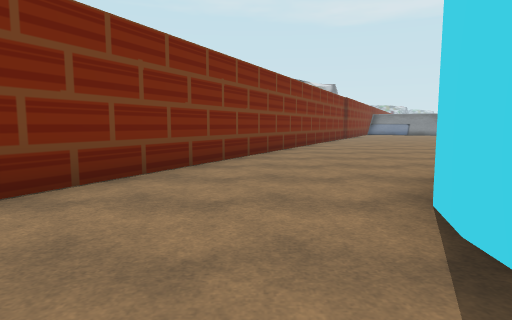
view 1 (above)

24 first-person views from a walk through a Godot game level. The camera is 1.3 m above the floor, tilts 6° down and sees 75° across. The floor is counted in squares, 2 m on a side. Each view is taken from the middle of a square. On the plan, view 1 faces up. The plan holds only what a view shows up to about 10 squares ahead; the rest is blank. The place goes on beyond the plan. Characters and animated objects are not drawn. Some surface patterns are stand-ins.

view 2
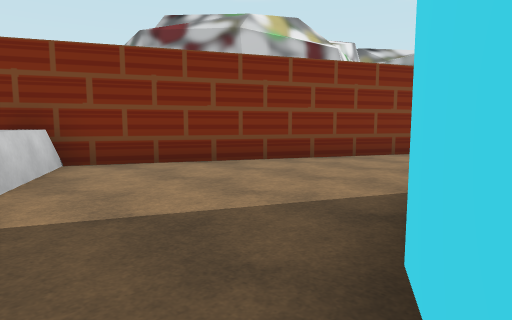

view 3
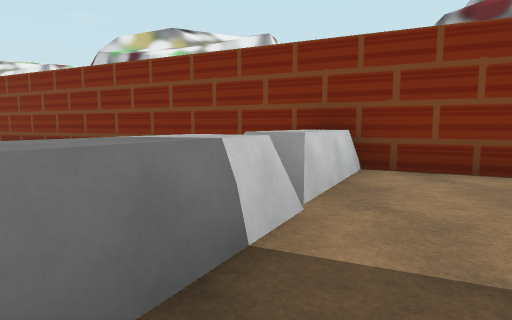

view 4
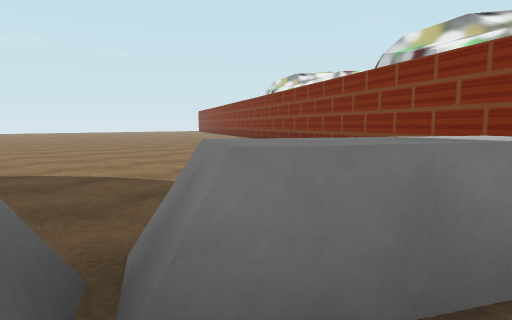

view 5
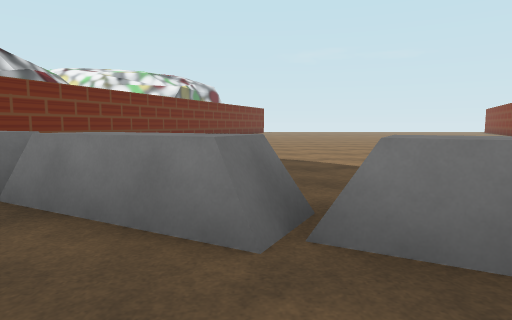

view 6
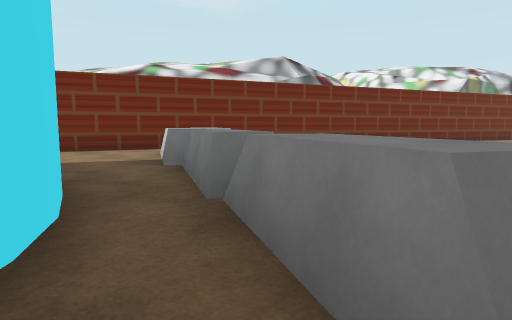

view 7
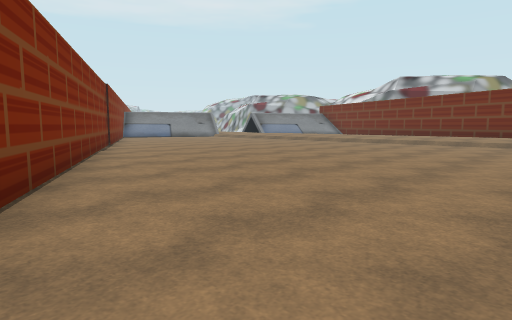

view 8
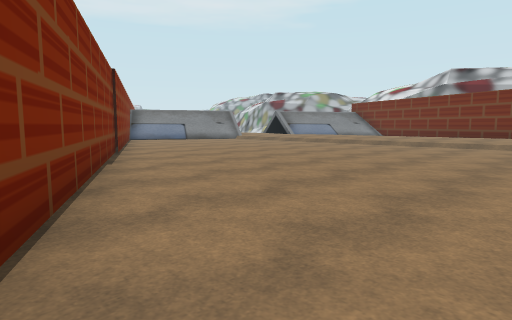

view 9
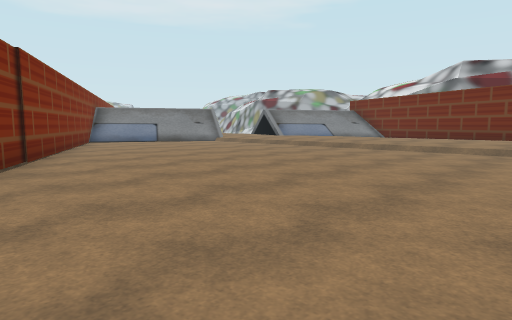

view 10
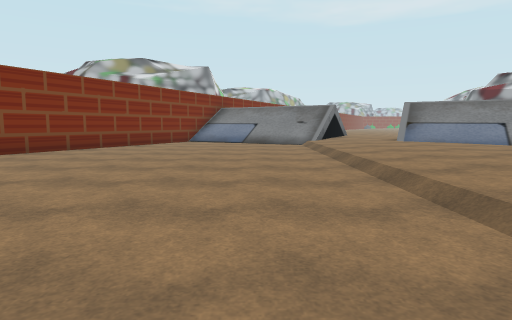

view 11
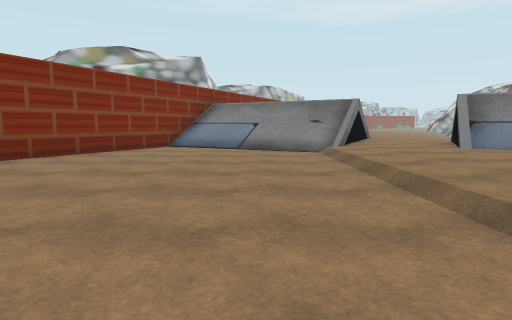

view 12
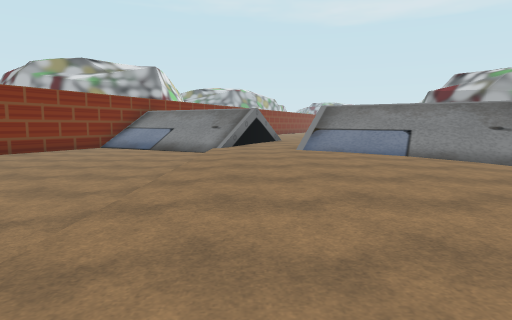

view 13
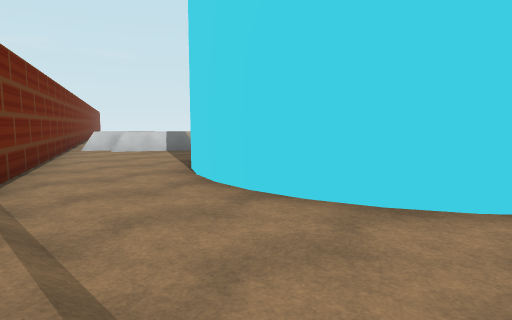

view 14
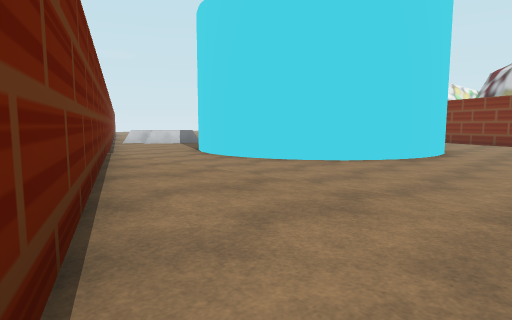

view 15
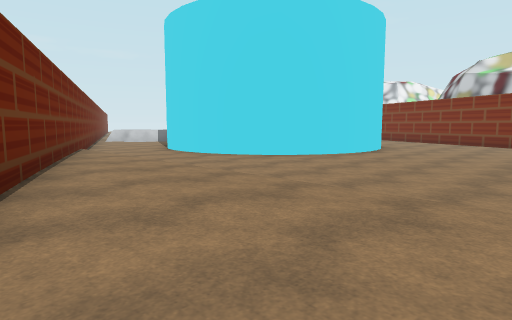

view 16
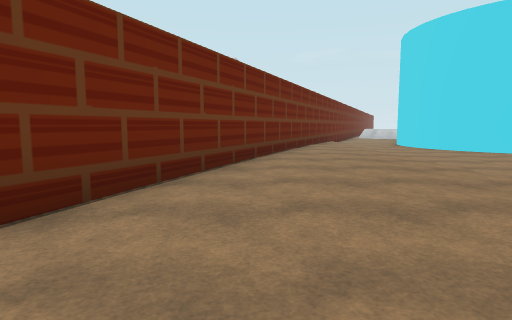

view 17
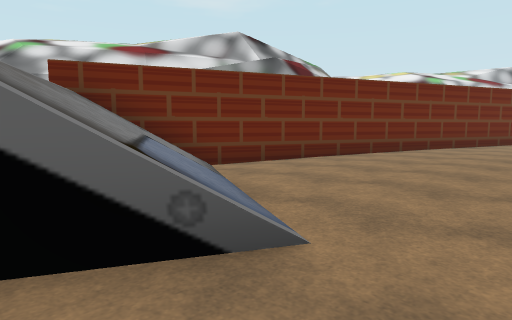

view 18
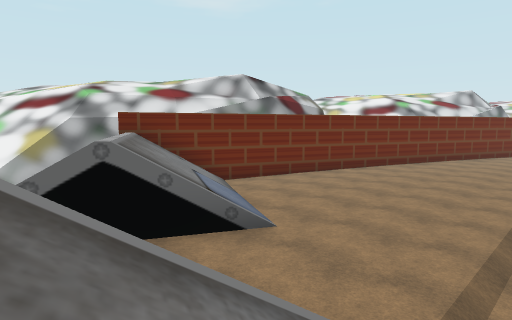

view 19
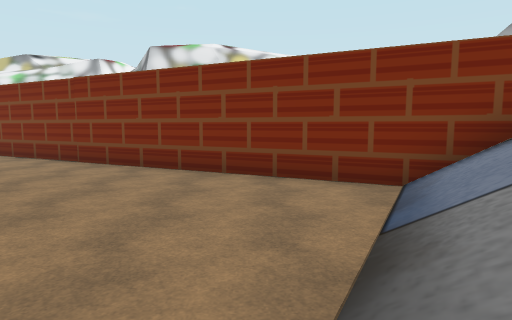

view 20
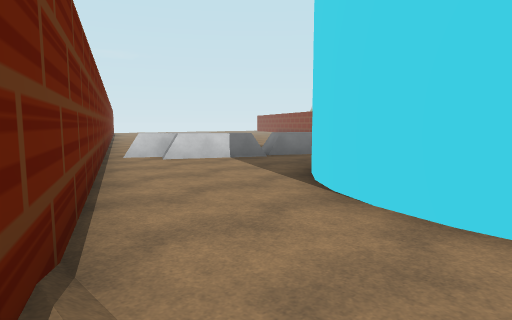

view 21
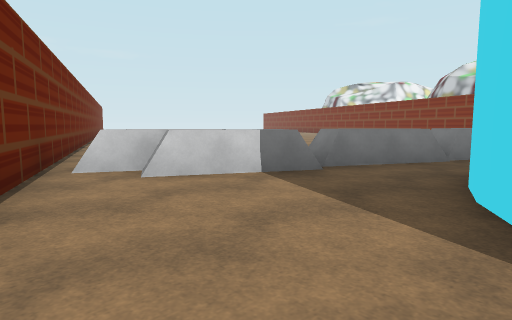

view 22
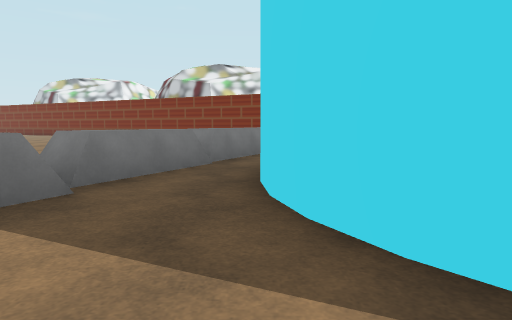

view 23
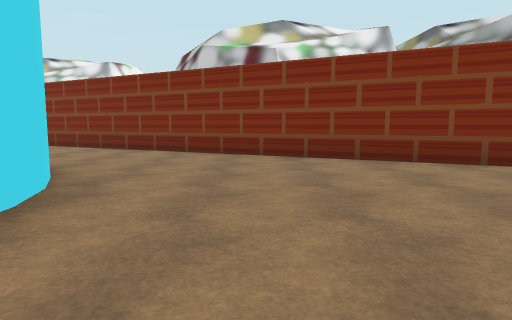

view 24
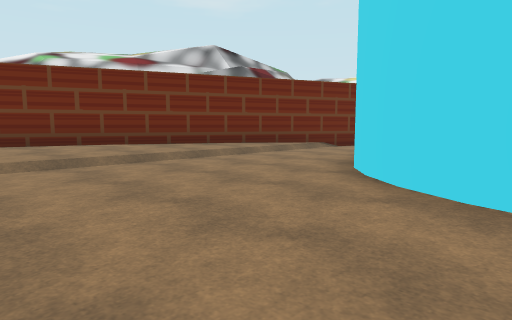

### Floor plan
Key: @ floor where view 1 was taken; # wall or solid block; x gap in a wall; . main floor; : floor 0.25 m higher than the main floor; - floor 0.25 m lower than the main floor; + floor 0.5 m higher than the main floor; / step, stairs or slope; = window, fence, low wall or low ledge; ^ raised ledge.
Columns run from 6 left of view 1 to 22 right of it. Each row starts with its distance up from view 1.
 22              #//////++
 21             ##.////++/     #
 20             #....//++///   #
 19            ##.....++=////  #-
 18            #......+++/////##-
 17           ##......+++++//##
 16           #.......+++++:/#
 15          ##.......+++++:##
 14          #........+++++:#
 13         ##........+++++:#
 12         #.........+++++##
 11        ##.........+++++#
 10        #..........++++##
  9       ##..........++++#
  8       #...........++++#
  7      ##...........+++##
  6      #............+++#
  5     ##....###.....++##
  4     #....## ###...++#
  3    ##...##    ##..+##
  2    #...##      #..+#
  1   ##...        #..+#
  0   #...@.#     ##..#
 -1  ##^....##    #...#
 -2  # ^x^=..#  ###..##
 -3 ##   ^^^^####....#
 -4 #     .=^#^.....##
 -5 #    ... #^^^...#
 -6 #    ...    ^^=.#
 -7             #^^##

Where each view was taken, in squares from view 1:
view 1: 0 up, 0 right, facing up
view 2: 2 down, 2 right, facing up-left
view 3: 2 down, 1 right, facing left
view 4: 2 down, 1 right, facing down-left
view 5: 1 down, 1 right, facing down
view 6: 2 down, 1 right, facing down-right
view 7: 5 up, 0 right, facing up-right
view 8: 8 up, 1 right, facing up-right
view 9: 9 up, 3 right, facing up-right
view 10: 9 up, 10 right, facing up
view 11: 12 up, 10 right, facing up
view 12: 10 up, 13 right, facing up
view 13: 4 up, 12 right, facing down-left
view 14: 8 up, 15 right, facing down-left
view 15: 10 up, 15 right, facing down-left
view 16: 14 up, 15 right, facing down
view 17: 20 up, 13 right, facing down-right
view 18: 22 up, 11 right, facing down-right
view 19: 20 up, 12 right, facing left
view 20: 1 up, 12 right, facing down-left
view 21: 2 down, 10 right, facing down-left
view 22: 3 down, 9 right, facing left
view 23: 7 up, 7 right, facing left
view 24: 8 up, 6 right, facing down-right
